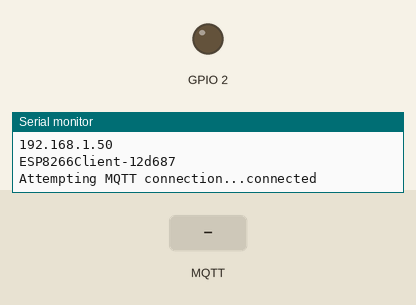
Simulated run of this sketch. Board: ESP8266 (NodeMCU). On the bench: output pins drawn as LEDs (lit = HIGH), the last lines printed to the serial monitor. The test bench sets the inputs (shaded band). WiFi joins after 1.5 s; servers stay silent unless stated; no MQTT or app messages arrive unless stated.

Above: at 2.7 s.
2.8 s: MQTT message "1" arrives on the first subscribed topic
4.3 s: MQTT message "on" arrives on the first subscribed topic
5.8 s: MQTT message "off" arrives on the first subscribed topic
At 30.05 s:
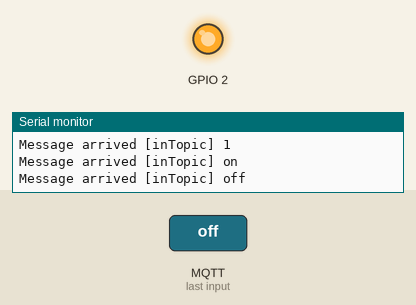
Timing chart, 0 to 31.5 s (numbered marks = the images above; inputs shaded):
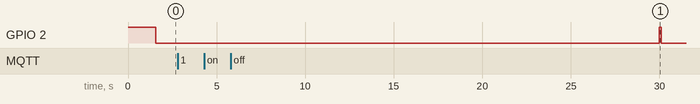

The sketch:

MQTT_timeout_ESP.ino
```cpp
#include <ESP8266WiFi.h>
#include <PubSubClient.h>

// Update these with values suitable for your network.
// https://pubsubclient.knolleary.net/api
// By default, it is set to 15 seconds - as defined by the MQTT_KEEPALIVE constant in PubSubClient.h.
// mosquitto_sub -u username -P password -h mqttserver -d -t "kellokytkin"

const char* ssid = "xxxxx";
const char* password = "xxxxx";
const char* mqtt_server = "xxxxx";
const char* mqtt_username = "xxxxx";
const char* mqtt_password = "xxxxx";
const char* mqtt_topic = "kellokytkin";

WiFiClient espClient;
PubSubClient client(espClient);
unsigned long lastMsg = 0;
#define MSG_BUFFER_SIZE	(50)
char msg[MSG_BUFFER_SIZE];
int value = 0;

void setup_wifi() {

  delay(10);
  // We start by connecting to a WiFi network
  Serial.println();
  Serial.print("Connecting to ");
  Serial.println(ssid);

  WiFi.mode(WIFI_STA);
  WiFi.begin(ssid, password);

  while (WiFi.status() != WL_CONNECTED) {
    delay(500);
    Serial.print(".");
  }

  randomSeed(micros());

  Serial.println("");
  Serial.println("WiFi connected");
  Serial.println("IP address: ");
  Serial.println(WiFi.localIP());
}

void callback(char* topic, byte* payload, unsigned int length) {
  Serial.print("Message arrived [");
  Serial.print(topic);
  Serial.print("] ");
  for (int i = 0; i < length; i++) {
    Serial.print((char)payload[i]);
  }
  Serial.println();

  // Switch on the LED if an 1 was received as first character
  /*if ((char)payload[0] == '1') {
    digitalWrite(BUILTIN_LED, LOW);   // Turn the LED on (Note that LOW is the voltage level
    // but actually the LED is on; this is because
    // it is active low on the ESP-01)
  } else {
    digitalWrite(BUILTIN_LED, HIGH);  // Turn the LED off by making the voltage HIGH
  }*/

}

void reconnect() {
  // Loop until we're reconnected
  while (!client.connected()) {
    String clientId = "ESP8266Client-";
    clientId += String(ESP.getChipId(), HEX);
    Serial.println(clientId);
    // Attempt to connect
    Serial.print("Attempting MQTT connection...");
    client.setKeepAlive(5);
    if (client.connect(clientId.c_str(), mqtt_username, mqtt_password, mqtt_topic, 0, false, "offline")) {
      Serial.println("connected");
      // Once connected, publish an announcement...
      client.publish(mqtt_topic, "online", false);
      // ... and resubscribe
      client.subscribe("inTopic");
    } else {
      Serial.print("failed, rc=");
      Serial.print(client.state());
      Serial.println(" try again in 5 seconds");
      // Wait 2 seconds before retrying
      digitalWrite(BUILTIN_LED, LOW); // LED on
      delay(100);
      digitalWrite(BUILTIN_LED, HIGH); // LED off
      delay(1000);
    }
  }
}

void setup() {
  pinMode(BUILTIN_LED, OUTPUT);     // Initialize the BUILTIN_LED pin as an output
  digitalWrite(BUILTIN_LED, HIGH); // LED off
  Serial.begin(115200);
  setup_wifi();
  client.setServer(mqtt_server, 1883);
  client.setCallback(callback);
}

void loop() {

  if (!client.connected()) {
    digitalWrite(BUILTIN_LED, HIGH); // LED off
    reconnect();
  } else digitalWrite(BUILTIN_LED, LOW); // LED on
  client.loop();

  unsigned long now = millis();
  if (now - lastMsg > 30L*1000L) {
    lastMsg = now;
    client.publish(mqtt_topic, "online", false);
    digitalWrite(BUILTIN_LED, HIGH); // LED off
    delay(100);
    digitalWrite(BUILTIN_LED, LOW); // LED on
  }
}
```
